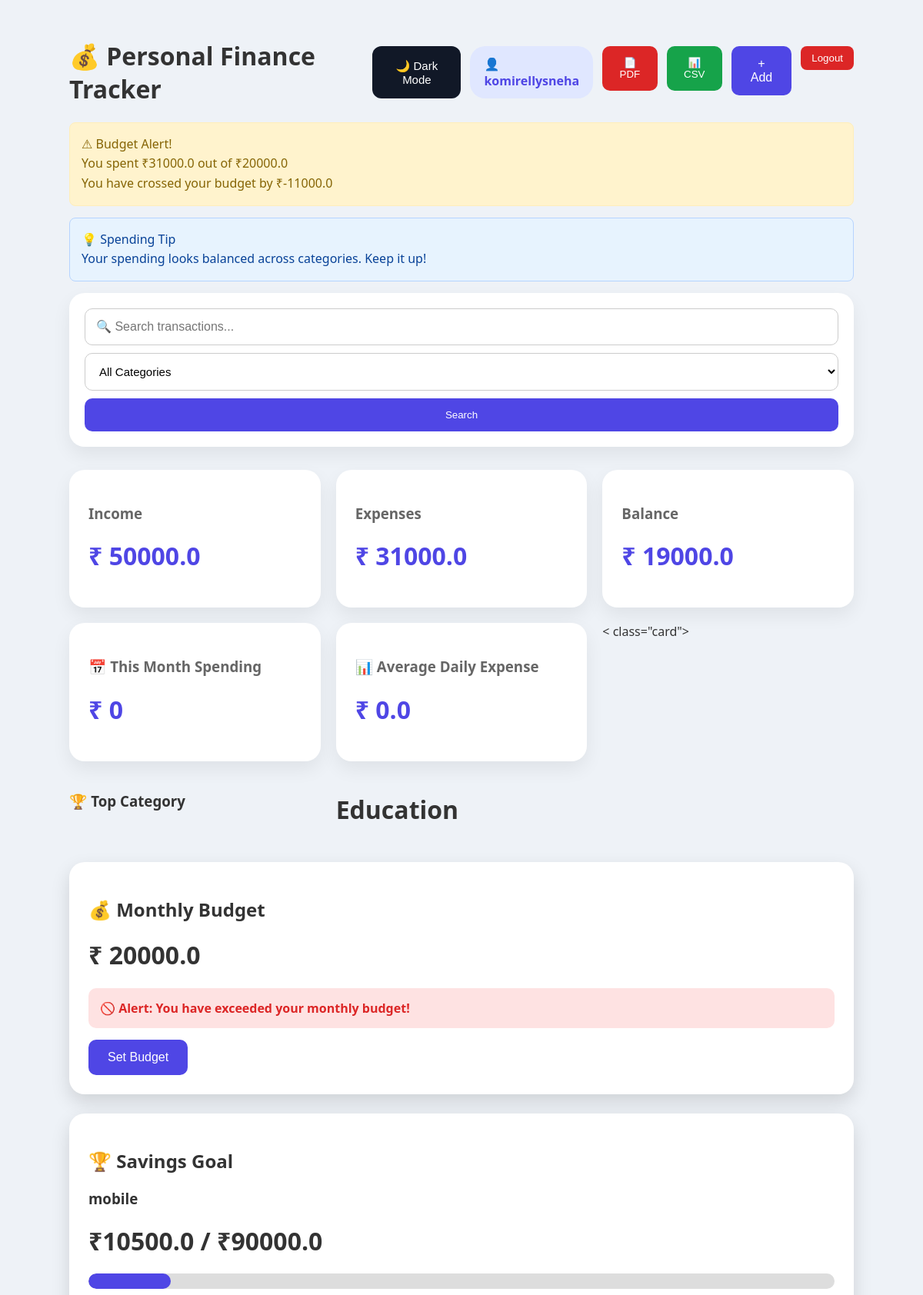
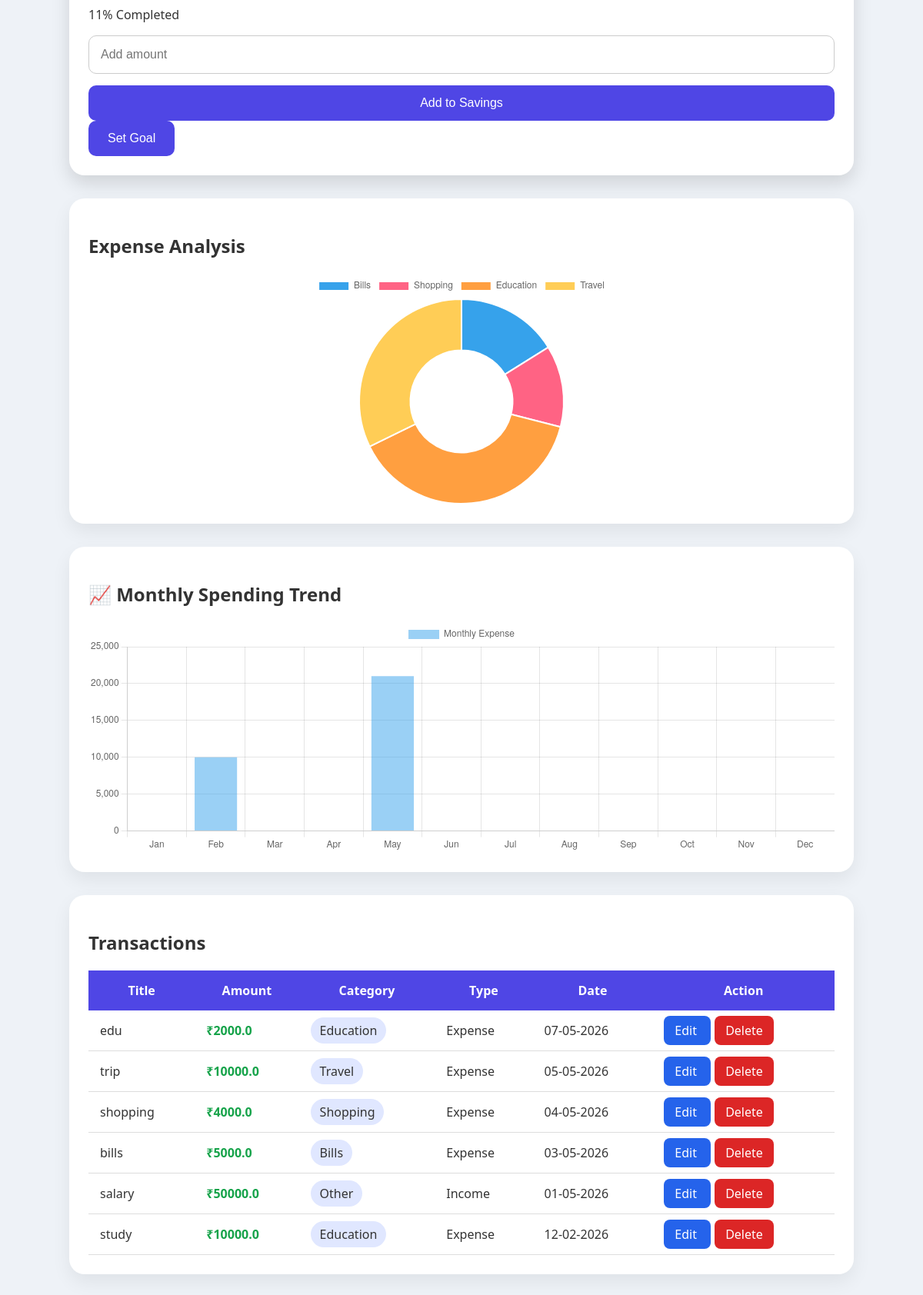
Screenshot of / (signed in) with the database file from the repository (2 pictures, top to bottom).
### app.py (models this page shows)
class User(db.Model, UserMixin):
    id = db.Column(
        db.Integer,
        primary_key=True
    )
    username = db.Column(
        db.String(100),
        nullable=False
    )
    email = db.Column(
        db.String(100),
        unique=True,
        nullable=False
    )
    password = db.Column(
        db.String(200),
        nullable=False
    )

class Budget(db.Model):
    id = db.Column(
        db.Integer,
        primary_key=True
    )
    amount = db.Column(
        db.Float,
        nullable=False
    )
    user_id = db.Column(
        db.Integer,
        db.ForeignKey("user.id")
    )

class Transaction(db.Model):
    id = db.Column(
        db.Integer,
        primary_key=True
    )
    title = db.Column(
        db.String(100)
    )
    amount = db.Column(
        db.Float
    )
    category = db.Column(
        db.String(50)
    )
    type = db.Column(
        db.String(20)
    )
    notes = db.Column(
        db.String(200)
    )
    date = db.Column(
        db.DateTime,
        default=datetime.now
    )
    user_id = db.Column(
        db.Integer,
        db.ForeignKey("user.id")
    )

class SavingsGoal(db.Model):
    id = db.Column(
        db.Integer,
        primary_key=True
    )
    goal = db.Column(
        db.String(100),
        nullable=False
    )
    target = db.Column(
        db.Float,
        nullable=False
    )
    saved = db.Column(
        db.Float,
        default=0
    )
    user_id = db.Column(
        db.Integer,
        db.ForeignKey("user.id")
    )

### app.py (the view)
@app.route("/")
@login_required
def home():
    search = request.args.get("search", "")
    selected_category = request.args.get("category", "All")
    transactions = Transaction.query.filter_by(
        user_id=current_user.id
    ).all()
    income = sum(
        t.amount for t in transactions
        if t.type == "Income"
    )
    expense = sum(
        t.amount for t in transactions
        if t.type == "Expense"
    )
    balance = income - expense
    today = datetime.now()
    month_expense = sum(
        t.amount for t in transactions
        if t.type == "Expense"
        and t.date.month == today.month
        and t.date.year == today.year
    )
    average_expense = 0
    if today.day > 0:
        average_expense = month_expense / today.day
    categories = {}
    for t in transactions:
        if t.type == "Expense":
            categories[t.category] = (
                categories.get(t.category,0)
                + t.amount
            )
    top_category = "No Data"
    if categories:
        top_category = max(
            categories,
            key=categories.get
        )
    monthly_expense = {
        "Jan":0,
        "Feb":0,
        "Mar":0,
        "Apr":0,
        "May":0,
        "Jun":0,
        "Jul":0,
        "Aug":0,
        "Sep":0,
        "Oct":0,
        "Nov":0,
        "Dec":0
    }
    for t in transactions:
        if t.type == "Expense" and t.date.year == today.year:
            month = t.date.strftime("%b")
            monthly_expense[month] += t.amount
    budget = Budget.query.filter_by(
        user_id=current_user.id
    ).first()
    budget_amount = 0
    warning = False
    exceeded = False
    remaining = 0
    if budget:
        budget_amount = budget.amount
        remaining = budget_amount - expense
        if expense >= budget_amount:
            exceeded = True
        elif expense >= budget_amount * 0.9:
            warning = True
    goal = SavingsGoal.query.filter_by(
        user_id=current_user.id
    ).first()
    progress = 0
    if goal and goal.target > 0:
        progress = int(
            (goal.saved / goal.target) * 100
        )
    spending_tip = ""
    if categories and expense > 0:
        top_amount = categories[top_category]
        top_share = (top_amount / expense) * 100
        if top_share >= 40:
            spending_tip = "Your " + top_category + " expenses are high this month. Try reducing " + top_category + " spending by 10%."
        else:
            spending_tip = "Your spending looks balanced across categories. Keep it up!"
    filtered_expenses = transactions
    if search:
        filtered_expenses = [
            t for t in filtered_expenses
            if search.lower() in t.title.lower()
        ]
    if selected_category and selected_category != "All":
        filtered_expenses = [
            t for t in filtered_expenses
            if t.category == selected_category
        ]
    filtered_expenses = sorted(
        filtered_expenses,
        key=lambda t: t.date,
        reverse=True
    )
    return render_template(
        "index.html",
        expenses=filtered_expenses,
        income=income,
        expense=expense,
        balance=balance,
        categories=categories,
        budget=budget_amount,
        warning=warning,
        exceeded=exceeded,
        remaining=remaining,
        month_expense=round(month_expense,2),
        average_expense=round(
            average_expense,
            2
        ),
        top_category=top_category,
        goal=goal,
        progress=progress,
        monthly_expense=monthly_expense,
        spending_tip=spending_tip,
        search=search,
        selected_category=selected_category
    )

### app.py (called while the page is built)
@login_manager.user_loader
def load_user(user_id):
    return User.query.get(int(user_id))

### templates/index.html (shortened to what this page needs)
<!DOCTYPE html>
<html>
<head>
<link rel="stylesheet" href="/static/style.css">
</head>
<body>
<div class="container">
<div class="header">
<h1>💰 Personal Finance Tracker</h1>
<div class="header-buttons" id="navMenu">
<button onclick="toggleDarkMode()" class="dark-btn">
🌙 Dark Mode
</button>
<a href="/profile" class="profile-btn">
👤 {{current_user.username}}
</a>
<a href="/export/pdf">
<button class="pdf-btn">
📄 PDF
</button>
</a>
<a href="/export/csv">
<button class="csv-btn">
📊 CSV
</button>
</a>
<a href="/add">
<button class="add-btn">
+ Add
</button>
</a>
<a href="/logout">
<button class="delete">
Logout
</button>
</a>
</div>
</div>
{% if budget > 0 and warning or exceeded %}
<div class="budget-alert">
⚠ Budget Alert!
<br>
You spent ₹{{expense}} out of ₹{{budget}}
<br>
{% if remaining > 0 %}
Only ₹{{remaining}} remaining
{% else %}
You have crossed your budget by ₹{{-remaining}}
{% endif %}
</div>
{% endif %}
{% if spending_tip %}
<div class="spending-tip">
💡 Spending Tip
<br>
{{spending_tip}}
</div>
{% endif %}
<div class="search-container">
<form method="GET" action="/" class="search-box">
<input
type="text"
name="search"
placeholder="🔍 Search transactions..."
value="{{search}}"
>
<select name="category">
<option value="All">
All Categories
</option>
</select>
<button class="search-btn">
Search
</button>
</form>
</div>
<div class="cards">
<div class="card">
<h3>Income</h3>
<h1 class="income">
₹ {{income}}
</h1>
</div>
<div class="card">
<h3>Expenses</h3>
<h1 class="expense">
₹ {{expense}}
</h1>
</div>
<div class="card">
<h3>Balance</h3>
<h1>
₹ {{balance}}
</h1>
</div>
<div class="card">
<h3>
📅 This Month Spending
</h3>
<h1 class="expense">
₹ {{month_expense}}
</h1>
</div>
<div class="card">
<h3>
📊 Average Daily Expense
</h3>
<h1>
₹ {{average_expense}}
</h1>
</div>
< class="card">
<h3>
🏆 Top Category
</h3>
<h1>
{{top_category}}
</h1>
</div>
<div class="budget-box">
<h2>💰 Monthly Budget</h2>
<h1>
₹ {{budget}}
</h1>
{% if exceeded %}
<div class="warning">
🚫 Alert: You have exceeded your monthly budget!
</div>
{% elif warning %}
<div class="warning">
⚠ Warning:
You used 90% of your budget
</div>
{% else %}
<p>
Your spending is under control 👍
</p>
{% endif %}
<a href="/budget">
<button class="add-btn">
Set Budget
</button>
</a>
</div>
<div class="budget-box">
<h2>
🏆 Savings Goal
</h2>
{% if goal %}
<h3>
{{goal.goal}}
</h3>
<h1>
₹{{goal.saved}} / ₹{{goal.target}}
</h1>
<div class="progress">
<div class="progress-fill"
style="width:{{progress}}%">
</div>
</div>
<p>
{{progress}}% Completed
</p>
<form method="POST" action="/savings">
<input
type="number"
name="topup_amount"
step="0.01"
placeholder="Add amount"
required
>
<button class="add-btn" type="submit">
Add to Savings
</button>
</form>
{% else %}
<p>
No savings goal set
</p>
{% endif %}
<a href="/savings">
<button class="add-btn">
Set Goal
</button>
</a>
</div>
<div class="chart-box">
<h2>Expense Analysis</h2>
<canvas id="myChart"></canvas>
</div>
<div class="chart-box">
<h2>📈 Monthly Spending Trend</h2>
<canvas id="trendChart"></canvas>
</div>
<div class="table-box">
<h2>Transactions</h2>
<table>
<tr>
<th>Title</th>
<th>Amount</th>
<th>Category</th>
<th>Type</th>
<th>Date</th>
<th>Action</th>
</tr>
{% for e in expenses %}
<tr>
<td>
{{e.title}}
</td>
<td class="money">
₹{{e.amount}}
</td>
<td>
<span class="tag">
{{e.category}}
</span>
</td>
<td>
{% if e.type=="Income" %}
<span class="income-tag">
Income
</span>
{% else %}
<span class="expense-tag">
Expense
</span>
{% endif %}
</td>
<td>
{{e.date.strftime('%d-%m-%Y')}}
</td>
<td>
<a class="edit"
href="/edit/{{e.id}}">
Edit
</a>
<a class="delete"
href="/delete/{{e.id}}">
Delete
</a>
</td>
</tr>
{% endfor %}
</table>
</div>
</div>
<script>
const ctx=document.getElementById("myChart");
new Chart(ctx,{
type:"doughnut",
data:{
labels:
[
{% for name in categories.keys() %}
"{{name}}",
{% endfor %}
],
datasets:[{
data:
[
{% for value in categories.values() %}
{{value}},
{% endfor %}
]
}]
},
options:{
responsive:true
}
});
</script>
<script>
const trend = document.getElementById(
    "trendChart"
);
new Chart(trend, {
type:"bar",
data:{
labels:[
{% for month in monthly_expense.keys() %}
"{{month}}",
{% endfor %}
],
datasets:[{
label:"Monthly Expense",
data:[
{% for value in monthly_expense.values() %}
{{value}},
{% endfor %}
]
}]
},
options:{
responsive:true
}
});
</script>
</body>
</html>

### static/style.css (style rules this page uses)
* { box-sizing:border-box; }
body { margin:0; font-family:'Segoe UI',Arial; background:#eef2f7; color:#333; }
.container { width:90%; margin:auto; padding:30px; }
.header { display:flex; justify-content:space-between; align-items:center; }
.header h1 { font-size:32px; }
button { border:none; cursor:pointer; }
.add-btn { background:#4f46e5; color:white; padding:14px 25px; border-radius:10px; font-size:16px; }
.cards { display:grid; grid-template-columns:repeat(3,1fr); gap:20px; margin-top:30px; }
.card { background:white; padding:25px; border-radius:20px; box-shadow:0 10px 25px #0001; }
.card h3 { color:#666; }
.card h1 { color:#4f46e5; }
.chart-box, .table-box { background:white; margin-top:30px; padding:25px; border-radius:20px; box-shadow:0 10px 25px #0001; }
canvas { max-height:300px; }
table { width:100%; border-collapse:collapse; }
th { background:#4f46e5; color:white; padding:15px; }
td { padding:15px; border-bottom:1px solid #ddd; }
.money { font-weight:bold; color:#16a34a; }
.tag { background:#e0e7ff; padding:6px 12px; border-radius:20px; }
form { display:flex; flex-direction:column; gap:15px; }
input,select,textarea { padding:15px; border-radius:10px; border:1px solid #ccc; font-size:16px; }
a { text-decoration:none; color:#4f46e5; }
.edit { background:#2563eb; color:white; padding:8px 14px; border-radius:8px; margin-right:5px; }
.delete { background:#dc2626; color:white; padding:8px 14px; border-radius:8px; }
.search-container { background:white; padding:20px; border-radius:20px; margin-bottom:25px; box-shadow:0 10px 25px #0001; }
.search-box { display:flex; gap:10px; }
.search-box input { flex:1; padding:14px; border-radius:10px; border:1px solid #ccc; font-size:16px; }
.search-btn { background:#4f46e5; color:white; padding:14px 25px; border-radius:10px; }
.search-box select { padding:14px; border-radius:10px; border:1px solid #ccc; font-size:15px; background:white; }
.header-buttons { display:flex; gap:12px; }
.pdf-btn { background:#dc2626; color:white; padding:14px 20px; border-radius:10px; }
.csv-btn { background:#16a34a; color:white; padding:14px 20px; border-radius:10px; }
.budget-box { background:white; padding:25px; margin-top:30px; border-radius:20px; box-shadow:0 10px 25px #0001; }
.warning { background:#fee2e2; color:#dc2626; padding:15px; border-radius:10px; font-weight:bold; margin:15px 0; }
.profile-btn { background:#e0e7ff; padding:12px 18px; border-radius:20px; color:#4f46e5; font-weight:bold; }
.dark-btn { background:#111827; color:white; padding:12px 18px; border-radius:12px; font-size:15px; }
.progress { height:20px; background:#ddd; border-radius:20px; overflow:hidden; }
.progress-fill { height:100%; background:#4f46e5; border-radius:20px; }
.budget-box { background:white; padding:25px; border-radius:20px; margin-top:25px; box-shadow:0 10px 25px #0002; }
.budget-alert { background-color: #fff3cd; color: #856404; border: 1px solid #ffeeba; padding: 15px; border-radius: 8px; margin-bottom: 15px; font-size: 16px; line-height: 1.6; }
.spending-tip { background-color: #e7f3fe; color: #084298; border: 1px solid #b6d4fe; padding: 15px; border-radius: 8px; margin-bottom: 15px; font-size: 16px; line-height: 1.6; }

### rows the page displays
User: username "komirellysneha"
Budget: amount "20000.0"
Transaction: category "Education", title "study", amount "10000.0", type "Expense", date "12-02-2026"
SavingsGoal: goal "mobile", saved "10500.0", target "90000.0"
Transaction: title "edu", amount "2000.0", category "Education", type "Expense", date "07-05-2026"
Transaction: title "trip", amount "10000.0", category "Travel", type "Expense", date "05-05-2026"
Transaction: title "shopping", amount "4000.0", category "Shopping", type "Expense", date "04-05-2026"
Transaction: title "bills", amount "5000.0", category "Bills", type "Expense", date "03-05-2026"
Transaction: title "salary", amount "50000.0", category "Other", type "Income", date "01-05-2026"

### other values shown
{{ expense }} "31000.0"
{{ remaining }} "-11000.0"
{{ spending_tip }} "Your spending looks balanced across categories. Keep it up!"
{{ income }} "50000.0"
{{ balance }} "19000.0"
{{ month_expense }} "0"
{{ average_expense }} "0.0"
{{ progress }} "11"
chart data {{ name }} Bills, Shopping, Education, Travel
chart data {{ value }} 5000.0, 4000.0, 12000.0, 10000.0
chart data {{ month }} Jan, Feb, Mar, Apr, May, Jun, Jul, Aug, Sep, Oct, Nov, Dec
chart data {{ value }} 0, 10000.0, 0, 0, 21000.0, 0, 0, 0, 0, 0, 0, 0
